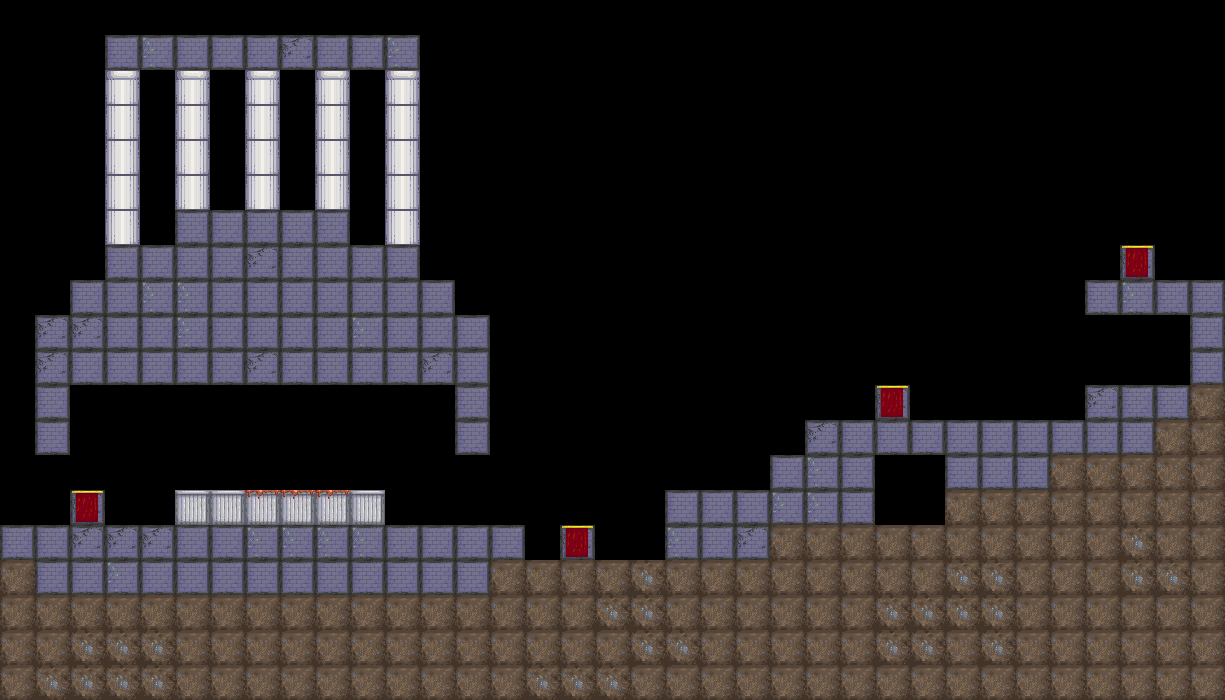

Rendered tile map (Tiled .tmx) drawn with the repository's tilesets; below, a short description and the full map source, tile grids included:
An orthogonal 35x20 tile map with 35x35 px tiles, 3 tile layers (Tile Layer 1, Tile Layer 2, Tile Layer 3).

<map version="1.0" orientation="orthogonal" renderorder="right-down" width="35" height="20" tilewidth="35" tileheight="35" nextobjectid="1">
 <tileset firstgid="1" name="tileset" tilewidth="35" tileheight="35" tilecount="10" columns="2">
  <image source="tileset.png" width="70" height="175" />
 </tileset>
 <layer name="Tile Layer 1" width="35" height="20">
  <data encoding="csv">
0,0,0,0,0,0,0,0,0,0,0,0,0,0,0,0,0,0,0,0,0,0,0,0,0,0,0,0,0,0,0,0,0,0,0,
0,0,0,4,2,4,4,4,3,4,4,2,0,0,0,0,0,0,0,0,0,0,0,0,0,0,0,0,0,0,0,0,0,0,0,
0,0,0,7,0,7,0,7,0,7,0,7,0,0,0,0,0,0,0,0,0,0,0,0,0,0,0,0,0,0,0,0,0,0,0,
0,0,0,8,0,8,0,8,0,8,0,8,0,0,0,0,0,0,0,0,0,0,0,0,0,0,0,0,0,0,0,0,0,0,0,
0,0,0,8,0,8,0,8,0,8,0,8,0,0,0,0,0,0,0,0,0,0,0,0,0,0,0,0,0,0,0,0,0,0,0,
0,0,0,8,0,8,0,8,0,8,0,8,0,0,0,0,0,0,0,0,0,0,0,0,0,0,0,0,0,0,0,0,0,0,0,
0,0,0,8,0,4,4,4,4,4,0,8,0,0,0,0,0,0,0,0,0,0,0,0,0,0,0,0,0,0,0,0,0,0,0,
0,0,0,4,4,4,4,3,4,4,4,4,0,0,0,0,0,0,0,0,0,0,0,0,0,0,0,0,0,0,0,0,0,0,0,
0,0,4,4,2,2,4,4,4,4,4,4,4,0,0,0,0,0,0,0,0,0,0,0,0,0,0,0,0,0,0,4,2,4,4,
0,3,3,4,4,2,4,4,4,4,2,4,4,4,0,0,0,0,0,0,0,0,0,0,0,0,0,0,0,0,0,0,0,0,4,
0,3,4,4,4,4,4,3,4,4,4,4,3,4,0,0,0,0,0,0,0,0,0,0,0,0,0,0,0,0,0,0,0,0,4,
0,4,0,0,0,0,0,0,0,0,0,0,0,4,0,0,0,0,0,0,0,0,0,0,0,0,0,0,0,0,0,3,4,4,5,
0,4,0,0,0,0,0,0,0,0,0,0,0,4,0,0,0,0,0,0,0,0,0,3,4,4,4,4,4,4,4,4,4,5,5,
0,0,0,0,0,0,0,0,0,0,0,0,0,0,0,0,0,0,0,0,0,0,4,2,4,0,0,4,4,4,5,5,5,5,5,
0,0,0,0,0,9,9,10,10,10,9,0,0,0,0,0,0,0,0,4,4,4,2,2,4,0,0,5,5,5,5,5,5,5,5,
4,4,3,3,3,4,4,2,2,2,2,4,4,4,4,0,0,0,0,2,4,3,5,5,5,5,5,5,5,5,5,5,6,5,5,
5,4,4,2,4,4,4,4,4,4,4,4,4,4,5,5,5,5,6,5,5,5,5,5,5,5,5,6,6,5,5,5,6,6,5,
5,5,5,5,5,5,5,5,5,5,5,5,5,5,5,5,5,6,6,5,5,5,5,5,5,6,6,6,6,5,5,5,5,5,5,
5,5,6,6,6,5,5,5,5,5,5,5,5,5,5,5,5,5,6,6,5,5,5,5,5,6,6,5,6,5,5,5,5,5,5,
5,6,6,6,6,5,5,5,5,5,5,5,5,5,5,6,6,6,5,5,5,5,5,5,5,5,5,5,5,5,5,5,5,5,5
</data>
 </layer>
 <layer name="Tile Layer 2" width="35" height="20">
  <data encoding="csv">
0,0,0,0,0,0,0,0,0,0,0,0,0,0,0,0,0,0,0,0,0,0,0,0,0,0,0,0,0,0,0,0,0,0,0,
0,0,0,0,0,0,0,0,0,0,0,0,0,0,0,0,0,0,0,0,0,0,0,0,0,0,0,0,0,0,0,0,0,0,0,
0,0,0,0,0,0,0,0,0,0,0,0,0,0,0,0,0,0,0,0,0,0,0,0,0,0,0,0,0,0,0,0,0,0,0,
0,0,0,0,0,0,0,0,0,0,0,0,0,0,0,0,0,0,0,0,0,0,0,0,0,0,0,0,0,0,0,0,0,0,0,
0,0,0,0,0,0,0,0,0,0,0,0,0,0,0,0,0,0,0,0,0,0,0,0,0,0,0,0,0,0,0,0,0,0,0,
0,0,0,0,0,0,0,0,0,0,0,0,0,0,0,0,0,0,0,0,0,0,0,0,0,0,0,0,0,0,0,0,0,0,0,
0,0,0,0,0,0,0,0,0,0,0,0,0,0,0,0,0,0,0,0,0,0,0,0,0,0,0,0,0,0,0,0,0,0,0,
0,0,0,0,0,0,0,0,0,0,0,0,0,0,0,0,0,0,0,0,0,0,0,0,0,0,0,0,0,0,0,0,0,0,0,
0,0,0,0,0,0,0,0,0,0,0,0,0,0,0,0,0,0,0,0,0,0,0,0,0,0,0,0,0,0,0,0,0,0,0,
0,0,0,0,0,0,0,0,0,0,0,0,0,0,0,0,0,0,0,0,0,0,0,0,0,0,0,0,0,0,0,0,0,0,0,
0,0,0,0,0,0,0,0,0,0,0,0,0,0,0,0,0,0,0,0,0,0,0,0,0,0,0,0,0,0,0,0,0,0,0,
0,0,0,0,0,0,0,0,0,0,0,0,0,0,0,0,0,0,0,0,0,0,0,0,0,0,0,0,0,0,0,0,0,0,0,
0,0,0,0,0,0,0,0,0,0,0,0,0,0,0,0,0,0,0,0,0,0,0,0,0,0,0,0,0,0,0,0,0,0,0,
0,0,0,0,0,0,0,0,0,0,0,0,0,0,0,0,0,0,0,0,0,0,0,0,0,0,0,0,0,0,0,0,0,0,0,
0,0,0,0,0,0,0,0,0,0,0,0,0,0,0,0,0,0,0,0,0,0,0,0,0,0,0,0,0,0,0,0,0,0,0,
0,0,0,0,0,0,0,0,0,0,0,0,0,0,0,0,0,0,0,0,0,0,0,0,0,0,0,0,0,0,0,0,0,0,0,
0,0,0,0,0,0,0,0,0,0,0,0,0,0,0,0,0,0,0,0,0,0,0,0,0,0,0,0,0,0,0,0,0,0,0,
0,0,0,0,0,0,0,0,0,0,0,0,0,0,0,0,0,0,0,0,0,0,0,0,0,0,0,0,0,0,0,0,0,0,0,
0,0,0,0,0,0,0,0,0,0,0,0,0,0,0,0,0,0,0,0,0,0,0,0,0,0,0,0,0,0,0,0,0,0,0,
0,0,0,0,0,0,0,0,0,0,0,0,0,0,0,0,0,0,0,0,0,0,0,0,0,0,0,0,0,0,0,0,0,0,0
</data>
 </layer>
 <layer name="Tile Layer 3" width="35" height="20">
  <data encoding="csv">
0,0,0,0,0,0,0,0,0,0,0,0,0,0,0,0,0,0,0,0,0,0,0,0,0,0,0,0,0,0,0,0,0,0,0,
0,0,0,0,0,0,0,0,0,0,0,0,0,0,0,0,0,0,0,0,0,0,0,0,0,0,0,0,0,0,0,0,0,0,0,
0,0,0,0,0,0,0,0,0,0,0,0,0,0,0,0,0,0,0,0,0,0,0,0,0,0,0,0,0,0,0,0,0,0,0,
0,0,0,0,0,0,0,0,0,0,0,0,0,0,0,0,0,0,0,0,0,0,0,0,0,0,0,0,0,0,0,0,0,0,0,
0,0,0,0,0,0,0,0,0,0,0,0,0,0,0,0,0,0,0,0,0,0,0,0,0,0,0,0,0,0,0,0,0,0,0,
0,0,0,0,0,0,0,0,0,0,0,0,0,0,0,0,0,0,0,0,0,0,0,0,0,0,0,0,0,0,0,0,0,0,0,
0,0,0,0,0,0,0,0,0,0,0,0,0,0,0,0,0,0,0,0,0,0,0,0,0,0,0,0,0,0,0,0,0,0,0,
0,0,0,0,0,0,0,0,0,0,0,0,0,0,0,0,0,0,0,0,0,0,0,0,0,0,0,0,0,0,0,0,1,0,0,
0,0,0,0,0,0,0,0,0,0,0,0,0,0,0,0,0,0,0,0,0,0,0,0,0,0,0,0,0,0,0,0,0,0,0,
0,0,0,0,0,0,0,0,0,0,0,0,0,0,0,0,0,0,0,0,0,0,0,0,0,0,0,0,0,0,0,0,0,0,0,
0,0,0,0,0,0,0,0,0,0,0,0,0,0,0,0,0,0,0,0,0,0,0,0,0,0,0,0,0,0,0,0,0,0,0,
0,0,0,0,0,0,0,0,0,0,0,0,0,0,0,0,0,0,0,0,0,0,0,0,0,1,0,0,0,0,0,0,0,0,0,
0,0,0,0,0,0,0,0,0,0,0,0,0,0,0,0,0,0,0,0,0,0,0,0,0,0,0,0,0,0,0,0,0,0,0,
0,0,0,0,0,0,0,0,0,0,0,0,0,0,0,0,0,0,0,0,0,0,0,0,0,0,0,0,0,0,0,0,0,0,0,
0,0,1,0,0,0,0,0,0,0,0,0,0,0,0,0,0,0,0,0,0,0,0,0,0,0,0,0,0,0,0,0,0,0,0,
0,0,0,0,0,0,0,0,0,0,0,0,0,0,0,0,1,0,0,0,0,0,0,0,0,0,0,0,0,0,0,0,0,0,0,
0,0,0,0,0,0,0,0,0,0,0,0,0,0,0,0,0,0,0,0,0,0,0,0,0,0,0,0,0,0,0,0,0,0,0,
0,0,0,0,0,0,0,0,0,0,0,0,0,0,0,0,0,0,0,0,0,0,0,0,0,0,0,0,0,0,0,0,0,0,0,
0,0,0,0,0,0,0,0,0,0,0,0,0,0,0,0,0,0,0,0,0,0,0,0,0,0,0,0,0,0,0,0,0,0,0,
0,0,0,0,0,0,0,0,0,0,0,0,0,0,0,0,0,0,0,0,0,0,0,0,0,0,0,0,0,0,0,0,0,0,0
</data>
 </layer>
</map>